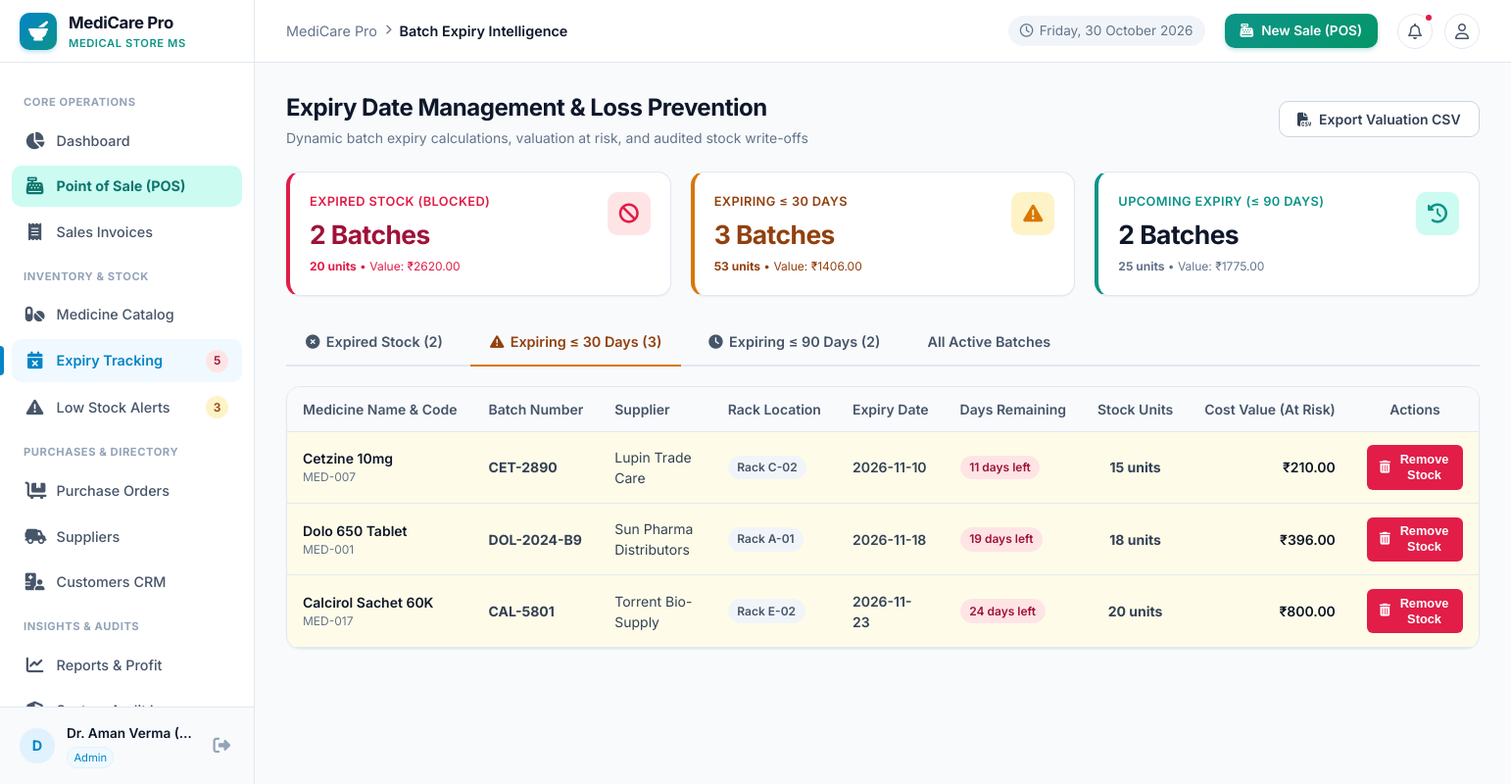
The app's page /expiry/?tab=30days (signed in) with its own data.
### tables this page shows
CREATE TABLE medicine_batches (
    id INTEGER PRIMARY KEY AUTOINCREMENT,
    medicine_id INTEGER NOT NULL REFERENCES medicines(id) ON DELETE CASCADE,
    batch_number TEXT NOT NULL,
    mfg_date DATE,
    expiry_date DATE NOT NULL,
    purchase_price REAL NOT NULL DEFAULT 0.0,
    selling_price REAL NOT NULL DEFAULT 0.0,
    quantity INTEGER NOT NULL DEFAULT 0,
    supplier_id INTEGER REFERENCES suppliers(id) ON DELETE SET NULL,
    created_at TIMESTAMP DEFAULT CURRENT_TIMESTAMP,
    UNIQUE(medicine_id, batch_number)
);

CREATE TABLE medicines (
    id INTEGER PRIMARY KEY AUTOINCREMENT,
    code TEXT UNIQUE NOT NULL,
    name TEXT NOT NULL,
    generic_name TEXT,
    category TEXT NOT NULL,
    manufacturer TEXT,
    rack_location TEXT,
    min_stock INTEGER NOT NULL DEFAULT 10,
    is_active INTEGER NOT NULL DEFAULT 1,
    created_at TIMESTAMP DEFAULT CURRENT_TIMESTAMP,
    updated_at TIMESTAMP DEFAULT CURRENT_TIMESTAMP
);

CREATE TABLE suppliers (
    id INTEGER PRIMARY KEY AUTOINCREMENT,
    name TEXT NOT NULL,
    contact_person TEXT,
    phone TEXT,
    email TEXT,
    address TEXT,
    gstin TEXT,
    is_active INTEGER NOT NULL DEFAULT 1,
    created_at TIMESTAMP DEFAULT CURRENT_TIMESTAMP
);

### routes/expiry.py (the view)
@expiry_bp.route('/')
@login_required
def index():
    tab = request.args.get('tab', 'expired') # 'expired', '30days', '90days', 'all'
    today = date.today()
    today_str = today.isoformat()
    d30_str = (today + timedelta(days=Config.EXPIRY_URGENT_DAYS)).isoformat()
    d90_str = (today + timedelta(days=Config.EXPIRY_WARNING_DAYS)).isoformat()
    expired_summary = query_db(
        """SELECT COUNT(*) as count,
                  COALESCE(SUM(quantity), 0) as total_units,
                  COALESCE(SUM(quantity * purchase_price), 0.0) as cost_value,
                  COALESCE(SUM(quantity * selling_price), 0.0) as retail_value
           FROM medicine_batches
           WHERE expiry_date < ? AND quantity > 0""",
        (today_str,), one=True
    )
    urgent_summary = query_db(
        """SELECT COUNT(*) as count,
                  COALESCE(SUM(quantity), 0) as total_units,
                  COALESCE(SUM(quantity * purchase_price), 0.0) as cost_value,
                  COALESCE(SUM(quantity * selling_price), 0.0) as retail_value
           FROM medicine_batches
           WHERE expiry_date >= ? AND expiry_date <= ? AND quantity > 0""",
        (today_str, d30_str), one=True
    )
    warning_summary = query_db(
        """SELECT COUNT(*) as count,
                  COALESCE(SUM(quantity), 0) as total_units,
                  COALESCE(SUM(quantity * purchase_price), 0.0) as cost_value,
                  COALESCE(SUM(quantity * selling_price), 0.0) as retail_value
           FROM medicine_batches
           WHERE expiry_date > ? AND expiry_date <= ? AND quantity > 0""",
        (d30_str, d90_str), one=True
    )
    where_sql = ""
    params = [today_str, today_str, today_str]
    if tab == 'expired':
        where_sql = "WHERE b.expiry_date < ? AND b.quantity > 0"
        params.append(today_str)
    elif tab == '30days':
        where_sql = "WHERE b.expiry_date >= ? AND b.expiry_date <= ? AND b.quantity > 0"
        params.extend([today_str, d30_str])
    elif tab == '90days':
        where_sql = "WHERE b.expiry_date > ? AND b.expiry_date <= ? AND b.quantity > 0"
        params.extend([d30_str, d90_str])
    else: # all active
        where_sql = "WHERE b.expiry_date <= ? AND b.quantity > 0"
        params.append(d90_str)
    batches_query = f"""
        SELECT b.*, m.name as medicine_name, m.code as medicine_code, m.rack_location,
               s.name as supplier_name,
               CASE
                   WHEN b.expiry_date < ? THEN 'EXPIRED'
                   WHEN julianday(b.expiry_date) - julianday(?) <= 30 THEN 'URGENT'
                   WHEN julianday(b.expiry_date) - julianday(?) <= 90 THEN 'WARNING'
                   ELSE 'SAFE'
               END as status_badge,
               CAST((julianday(b.expiry_date) - julianday(?)) AS INTEGER) as days_diff,
               (b.quantity * b.purchase_price) as batch_cost_value,
               (b.quantity * b.selling_price) as batch_retail_value
        FROM medicine_batches b
        JOIN medicines m ON b.medicine_id = m.id
        LEFT JOIN suppliers s ON b.supplier_id = s.id
        {where_sql}
        ORDER BY b.expiry_date ASC
    """
    full_params = [today_str, today_str, today_str, today_str] + params[3:]
    batches = query_db(batches_query, full_params)
    return render_template(
        'expiry/index.html',
        batches=batches,
        current_tab=tab,
        expired_summary=expired_summary,
        urgent_summary=urgent_summary,
        warning_summary=warning_summary,
        today=today
    )

### database.py (called while the page is built)
def get_db():
    try:
        if 'db' not in g or g.db is None:
            db_path = current_app.config.get('DATABASE_PATH', Config.DATABASE_PATH)
            g.db = sqlite3.connect(db_path)
            g.db.row_factory = sqlite3.Row
            g.db.execute("PRAGMA foreign_keys = ON;")
        return g.db
    except (RuntimeError, AttributeError):
        conn = sqlite3.connect(Config.DATABASE_PATH)
        conn.row_factory = sqlite3.Row
        conn.execute("PRAGMA foreign_keys = ON;")
        return conn

def query_db(query, args=(), one=False):
    db = get_db()
    cur = db.execute(query, args)
    rv = cur.fetchall()
    cur.close()
    return (rv[0] if rv else None) if one else rv

### routes/auth.py (called while the page is built)
def login_required(view):
    @wraps(view)
    def wrapped_view(**kwargs):
        if 'user_id' not in session:
            flash("Please sign in to access this page.", "warning")
            return redirect(url_for('auth.login', next=request.path))
        return view(**kwargs)
    return wrapped_view

### templates/expiry/index.html (shortened to what this page needs)
{% extends 'base.html' %}
{% block breadcrumb %}Batch Expiry Intelligence{% endblock %}
{% block content %}
<div class="page-header">
  <div class="page-title-box">
    <h1>Expiry Date Management &amp; Loss Prevention</h1>
    <p class="page-subtitle">Dynamic batch expiry calculations, valuation at risk, and audited stock write-offs</p>
  </div>
  <div class="page-actions">
    <a href="{{ url_for('reports.export_csv', type='valuation') }}" class="btn btn-secondary">
      <i class="fa-solid fa-file-csv"></i> Export Valuation CSV
    </a>
  </div>
</div>
<div class="stat-grid">
  <div class="stat-card" style="border-left: 4px solid var(--rose);">
    <div class="stat-info">
      <span class="stat-label" style="color: var(--rose);">Expired Stock (Blocked)</span>
      <span class="stat-value" style="color: var(--rose-dark);">{{ expired_summary.count }} Batches</span>
      <span class="stat-subtext" style="color: var(--rose);">
        <strong>{{ expired_summary.total_units }} units</strong> &bull; Value: ₹{{ "%.2f"|format(expired_summary.cost_value) }}
      </span>
    </div>
    <div class="stat-icon rose">
      <i class="fa-solid fa-ban"></i>
    </div>
  </div>
  <div class="stat-card" style="border-left: 4px solid var(--amber);">
    <div class="stat-info">
      <span class="stat-label" style="color: var(--amber-dark);">Expiring &le; 30 Days</span>
      <span class="stat-value" style="color: var(--amber-dark);">{{ urgent_summary.count }} Batches</span>
      <span class="stat-subtext" style="color: var(--amber-dark);">
        <strong>{{ urgent_summary.total_units }} units</strong> &bull; Value: ₹{{ "%.2f"|format(urgent_summary.cost_value) }}
      </span>
    </div>
    <div class="stat-icon amber">
      <i class="fa-solid fa-triangle-exclamation"></i>
    </div>
  </div>
  <div class="stat-card" style="border-left: 4px solid var(--teal);">
    <div class="stat-info">
      <span class="stat-label" style="color: var(--teal);">Upcoming Expiry (&le; 90 Days)</span>
      <span class="stat-value">{{ warning_summary.count }} Batches</span>
      <span class="stat-subtext">
        <strong>{{ warning_summary.total_units }} units</strong> &bull; Value: ₹{{ "%.2f"|format(warning_summary.cost_value) }}
      </span>
    </div>
    <div class="stat-icon teal">
      <i class="fa-solid fa-clock-rotate-left"></i>
    </div>
  </div>
</div>
<div style="display: flex; gap: 0.5rem; border-bottom: 2px solid var(--border-color); margin-bottom: 1.25rem;">
  <a href="{{ url_for('expiry.index', tab='expired') }}"
     style="padding: 0.75rem 1.25rem; font-weight: 600; font-size: 0.9rem; border-bottom: 2px solid {% if current_tab == 'expired' %}var(--rose){% else %}transparent{% endif %}; color: {% if current_tab == 'expired' %}var(--rose){% else %}var(--slate-600){% endif %}; margin-bottom: -2px; display: flex; align-items: center; gap: 0.4rem;">
    <i class="fa-solid fa-circle-xmark"></i>
    <span>Expired Stock ({{ expired_summary.count }})</span>
  </a>
  <a href="{{ url_for('expiry.index', tab='30days') }}"
     style="padding: 0.75rem 1.25rem; font-weight: 600; font-size: 0.9rem; border-bottom: 2px solid {% if current_tab == '30days' %}var(--amber){% else %}transparent{% endif %}; color: {% if current_tab == '30days' %}var(--amber-dark){% else %}var(--slate-600){% endif %}; margin-bottom: -2px; display: flex; align-items: center; gap: 0.4rem;">
    <i class="fa-solid fa-triangle-exclamation"></i>
    <span>Expiring &le; 30 Days ({{ urgent_summary.count }})</span>
  </a>
  <a href="{{ url_for('expiry.index', tab='90days') }}"
     style="padding: 0.75rem 1.25rem; font-weight: 600; font-size: 0.9rem; border-bottom: 2px solid {% if current_tab == '90days' %}var(--teal){% else %}transparent{% endif %}; color: {% if current_tab == '90days' %}var(--teal){% else %}var(--slate-600){% endif %}; margin-bottom: -2px; display: flex; align-items: center; gap: 0.4rem;">
    <i class="fa-solid fa-clock"></i>
    <span>Expiring &le; 90 Days ({{ warning_summary.count }})</span>
  </a>
  <a href="{{ url_for('expiry.index', tab='all') }}"
     style="padding: 0.75rem 1.25rem; font-weight: 600; font-size: 0.9rem; border-bottom: 2px solid {% if current_tab == 'all' %}var(--primary){% else %}transparent{% endif %}; color: {% if current_tab == 'all' %}var(--primary){% else %}var(--slate-600){% endif %}; margin-bottom: -2px;">
    <span>All Active Batches</span>
  </a>
</div>
<div class="card">
  <div class="table-responsive">
    <table class="data-table">
      <thead>
        <tr>
          <th>Medicine Name &amp; Code</th>
          <th>Batch Number</th>
          <th>Supplier</th>
          <th>Rack Location</th>
          <th>Expiry Date</th>
          <th>Days Remaining</th>
          <th style="text-align: center;">Stock Units</th>
          <th style="text-align: right;">Cost Value (At Risk)</th>
          <th style="text-align: center;">Actions</th>
        </tr>
      </thead>
      <tbody>
        {% if batches %}
          {% for b in batches %}
          <tr {% if b.status_badge == 'EXPIRED' %}style="background-color: #fff1f2;"{% elif b.status_badge == 'URGENT' %}style="background-color: #fefce8;"{% endif %}>
            <td>
              <a href="{{ url_for('medicines.view', id=b.medicine_id) }}" style="font-weight: 600; color: var(--slate-900);">
                {{ b.medicine_name }}
              </a>
              <div style="font-size: 0.75rem; color: var(--slate-500);">{{ b.medicine_code }}</div>
            </td>
            <td>
              <strong>{{ b.batch_number }}</strong>
            </td>
            <td>{{ b.supplier_name or 'Direct Purchase' }}</td>
            <td>
              <span class="badge badge-neutral">{{ b.rack_location or 'N/A' }}</span>
            </td>
            <td style="font-weight: 600;">{{ b.expiry_date }}</td>
            <td>
              {% if b.days_diff < 0 %}
                <span class="badge badge-danger">Expired {{-b.days_diff}}d ago</span>
              {% elif b.days_diff <= 30 %}
                <span class="badge badge-danger">{{ b.days_diff }} days left</span>
              {% elif b.days_diff <= 90 %}
                <span class="badge badge-warning">{{ b.days_diff }} days left</span>
              {% else %}
                <span class="badge badge-success">{{ b.days_diff }} days</span>
              {% endif %}
            </td>
            <td style="text-align: center; font-weight: 700;">
              {{ b.quantity }} units
            </td>
            <td style="text-align: right; font-weight: 600; color: var(--slate-900);">
              ₹{{ "%.2f"|format(b.batch_cost_value) }}
            </td>
            <td style="text-align: center;">
              <button type="button" class="btn btn-sm btn-danger write-off-btn"
                      data-batch-id="{{ b.id }}"
                      data-batch-number="{{ b.batch_number }}"
                      data-medicine-name="{{ b.medicine_name }}"
                      data-quantity="{{ b.quantity }}"
                      title="Write off or remove expired/damaged stock">
                <i class="fa-solid fa-trash-can"></i> Remove Stock
              </button>
            </td>
          </tr>
          {% endfor %}
        {% endif %}
      </tbody>
    </table>
  </div>
</div>
{% endblock %}

### records on screen
medicine_batches: medicine_name "Cetzine 10mg", medicine_code "MED-007", batch_number "CET-2890", name "Lupin Trade Care", rack_location "Rack C-02", expiry_date "2026-11-10", days_diff "11", quantity "15", batch_cost_value "210.00"
medicine_batches: medicine_name "Dolo 650 Tablet", medicine_code "MED-001", batch_number "DOL-2024-B9", name "Sun Pharma Distributors", rack_location "Rack A-01", expiry_date "2026-11-18", days_diff "19", quantity "18", batch_cost_value "396.00"
medicine_batches: medicine_name "Calcirol Sachet 60K", medicine_code "MED-017", batch_number "CAL-5801", name "Torrent Bio-Supply", rack_location "Rack E-02", expiry_date "2026-11-23", days_diff "24", quantity "20", batch_cost_value "800.00"

### other values on screen
{{ nav_urgent_expiry_count }} "5"
{{ nav_low_stock_count }} "3"
{{ user.name[:1] if user.name else 'U' }} "D"
{{ user.name }} "Dr. Aman Verma (…"
{{ user.role }} "Admin"
{{ expired_summary.count }} "2"
{{ expired_summary.total_units }} "20"
{{ "%.2f"|format(expired_summary.cost_value) }} "2620.00"
{{ urgent_summary.count }} "3"
{{ urgent_summary.total_units }} "53"
{{ "%.2f"|format(urgent_summary.cost_value) }} "1406.00"
{{ warning_summary.count }} "2"
{{ warning_summary.total_units }} "25"
{{ "%.2f"|format(warning_summary.cost_value) }} "1775.00"
